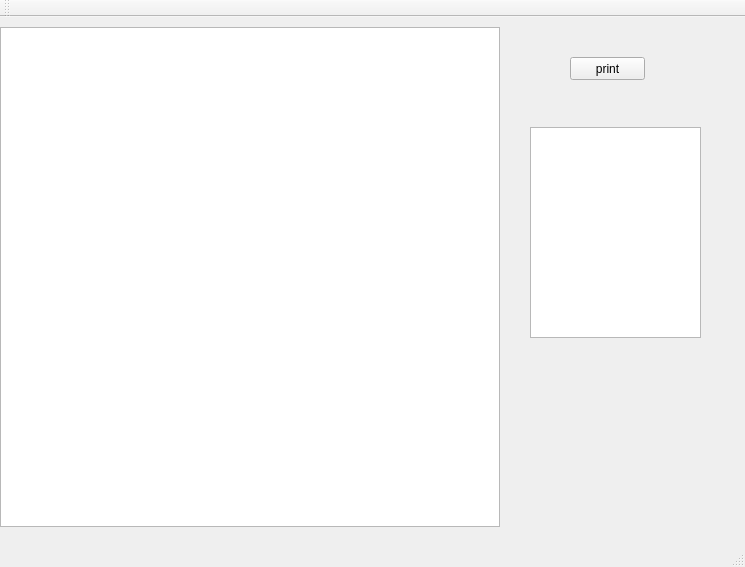
<?xml version="1.0" encoding="UTF-8"?>
<ui version="4.0">
 <class>MainWindow</class>
 <widget class="QMainWindow" name="MainWindow">
  <property name="geometry">
   <rect>
    <x>0</x>
    <y>0</y>
    <width>745</width>
    <height>567</height>
   </rect>
  </property>
  <property name="windowTitle">
   <string>MainWindow</string>
  </property>
  <widget class="QWidget" name="centralWidget">
   <widget class="QTableWidget" name="tableWidget">
    <property name="geometry">
     <rect>
      <x>0</x>
      <y>10</y>
      <width>500</width>
      <height>500</height>
     </rect>
    </property>
    <attribute name="horizontalHeaderMinimumSectionSize">
     <number>15</number>
    </attribute>
    <attribute name="verticalHeaderDefaultSectionSize">
     <number>15</number>
    </attribute>
    <attribute name="verticalHeaderMinimumSectionSize">
     <number>15</number>
    </attribute>
   </widget>
   <widget class="QPushButton" name="pushButton_Print">
    <property name="geometry">
     <rect>
      <x>570</x>
      <y>40</y>
      <width>75</width>
      <height>23</height>
     </rect>
    </property>
    <property name="text">
     <string>print</string>
    </property>
   </widget>
   <widget class="QTextEdit" name="textEdit_print">
    <property name="geometry">
     <rect>
      <x>530</x>
      <y>110</y>
      <width>171</width>
      <height>211</height>
     </rect>
    </property>
   </widget>
  </widget>
  <widget class="QMenuBar" name="menuBar">
   <property name="geometry">
    <rect>
     <x>0</x>
     <y>0</y>
     <width>745</width>
     <height>21</height>
    </rect>
   </property>
  </widget>
  <widget class="QToolBar" name="mainToolBar">
   <attribute name="toolBarArea">
    <enum>TopToolBarArea</enum>
   </attribute>
   <attribute name="toolBarBreak">
    <bool>false</bool>
   </attribute>
  </widget>
  <widget class="QStatusBar" name="statusBar"/>
 </widget>
 <layoutdefault spacing="6" margin="11"/>
 <resources/>
 <connections/>
</ui>
